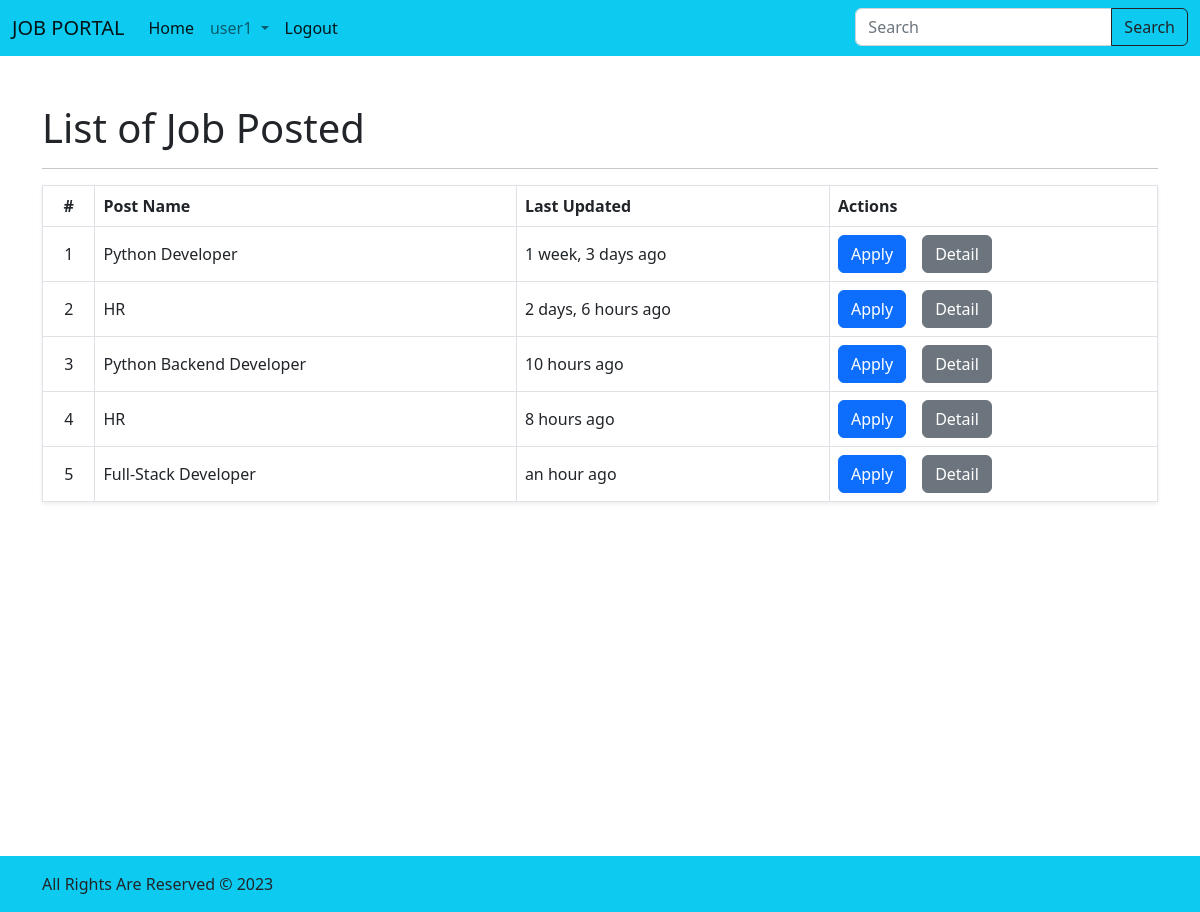
Page /jobposts/list/ (signed in) on the committed database.
### core/models.py (models this page shows, shortened)
class JobPostModel(models.Model):
    class CatChoices(models.TextChoices):
        Accounting = "Accounting", "Accounting"
        administrative_assistant = "admini", "Administrative Assistant"
        architect = "architect", "Architect"
        computer_programmer = "cp", "Computer Programmer"
        Construction = "con", "Construction"
        Customer_service = "cs", "Ustomer Service"
        dbadministrator = "dbadmini", "Database Administrator"
        HR = "hr", "Human Resources"
        marketing = "marketing", "Marketing"
        retail = "retail", "Retail"
        sales = "sales", "Sales"
    class QualificationChoices(models.TextChoices):
        Phd = "phd", "PhD"
        PG = "PG", "Post Graduate"
        UG = "UG", "Under Graduate"
        Diploma = "Dip", "Diploma"
        X = "X", "SSLC"
    class EmploymentTypeChoices(models.TextChoices):
        Full_time = "full", "Full Time"
        Part_time = "part", "Part Time"
    category = models.ForeignKey(
        Category, on_delete=models.SET_NULL, blank=True, null=True
    )
    post_name = models.CharField(max_length=64)
    company_name = models.CharField(max_length=64)
    qualification = models.CharField(
        max_length=64, choices=QualificationChoices.choices
    )
    skills = models.TextField(max_length=60)
    experience = models.FloatField()
    no_of_vacancy = models.IntegerField()
    location = models.CharField(max_length=255)
    salary = models.FloatField()
    employment_type = models.CharField(
        max_length=64, choices=EmploymentTypeChoices.choices
    )
    last_date = models.DateField()
    created_on = models.DateTimeField(auto_now_add=True)
    updated_on = models.DateTimeField(auto_now=True)
    posted_by = models.ForeignKey(
        settings.AUTH_USER_MODEL,
        on_delete=models.CASCADE,
        related_name="jobposts",
        blank=True,
    )
    def __str__(self) -> str:
        return self.post_name

### core/views.py (the view)
# urls.py: path("jobposts/list/", views.JobpostListView.as_view(), name="jobpost_list"),
class JobpostListView(views.ListView):
    template_name = "core/jobpost/jobpost_list.html"
    model = models.JobPostModel
    context_object_name = "jobposts"
    def get_queryset(self) -> QuerySet[Any]:
        qs = super().get_queryset()
        employer = getattr(self.request.user, "employermodel", False)
        if employer:
            qs = qs.filter(posted_by=self.request.user)
        return qs

### templates/core/jobpost/jobpost_list.html (shortened to what this page needs)
{% extends 'base.html' %} {% load humanize %} {% block content %}
<div class="container-lg py-lg-5 py-3 min-vh-100">
  <div class="row">
    <div class="col">
      <h1>List of Job Posted</h1>
      <hr />
    </div>
  </div>
  <div class="row">
    <div class="col">
      <table class="table table-bordered align-middle shadow-sm">
        <thead>
          <tr>
            <th class="text-center">#</th>
            <th>Post Name</th>
            <th>Last Updated</th>
            <th>Actions</th>
          </tr>
        </thead>
        <tbody>
          {% for jobpost in jobposts %}
          <tr>
            <td class="text-center">{{forloop.counter}}</td>
            <td>{{jobpost}}</td>
            <td>{{jobpost.updated_on|naturaltime}}</td>
            <td>
              <div class="d-flex gap-3 flex-wrap">
                {% if user.jobseekermodel %}
                <a
                  href="{% url 'core:jobpost_apply' jobpost.id %}"
                  class="btn btn-primary"
                  >Apply</a
                >
                {% endif %}
                <a
                  href="{% url 'core:jobpost_detail' jobpost.id %}"
                  class="btn btn-secondary"
                  >Detail</a
                >
              </div>
            </td>
          </tr>
          {% empty %}
          <tr>
            <td colspan="5">No Job Posted Yet!</td>
          </tr>
          {% endfor %}
        </tbody>
      </table>
    </div>
  </div>
</div>
{% endblock %}

### templates/partials/navbar.html (shortened to what this page needs)
<nav class="navbar navbar-expand-lg bg-info">
  <div class="container-fluid">
    <a class="navbar-brand" href="{% url 'core:home' %}">JOB PORTAL</a>
    <div class="collapse navbar-collapse" id="navbarNavAltMarkup">
      <div class="navbar-nav w-100">
        <a
          class="nav-link active"
          aria-current="page"
          href="{% url 'core:home' %}"
          >Home</a
        >
        {% if user.is_authenticated %}
        {% if user.is_superuser %}
        <li class="nav-item dropdown">
          <a
            class="nav-link dropdown-toggle"
            href="#"
            role="button"
            data-bs-toggle="dropdown"
            aria-expanded="false"
          >
            {{user}}
          </a>
          <ul class="dropdown-menu">
            <li>
              <a class="dropdown-item" href="{% url 'accounts:create' %}"
                >Add employer</a
              >
            </li>
            <li>
              <a class="dropdown-item" href="{% url 'accounts:employer_list' %}"
                >Show employer</a
              >
            </li>
            <li>
              <a class="dropdown-item" href="{% url 'core:jobpost_list' %}"
                >Show Job Posts</a
              >
            </li>
          </ul>
        </li>
        {% elif user.jobseekermodel %}
        <li class="nav-item dropdown">
          <a
            class="nav-link dropdown-toggle"
            href="#"
            role="button"
            data-bs-toggle="dropdown"
            aria-expanded="false"
          >
            {{user}}
          </a>
        </li>
        {% endif %}
        <li class="nav-item">
          <a
            class="nav-link active"
            aria-current="page"
            href="{% url 'accounts:logout' %}"
            >Logout</a
          >
        </li>
        {% endif %}
        <li class="nav-item ms-auto me-0">
          <form
            action="{% url 'core:search' %}"
            class="d-flex"
            method="get"
            role="search"
          >
            <div class="input-group">
              <input
                class="form-control"
                type="search"
                name="keyword"
                placeholder="Search"
                aria-label="Search"
              />
              <button class="btn btn-outline-dark" type="submit">Search</button>
            </div>
          </form>
        </li>
      </div>
    </div>
  </div>
</nav>

### rows in the picture
JobPostModel: post_name "Python Developer", updated_on "1 week, 3 days ago"
JobPostModel: post_name "HR", updated_on "2 days, 6 hours ago"
JobPostModel: post_name "Python Backend Developer", updated_on "10 hours ago"
JobPostModel: post_name "HR", updated_on "8 hours ago"
JobPostModel: post_name "Full-Stack Developer", updated_on "an hour ago"

### other values in the picture
{{ user }} "user1"
